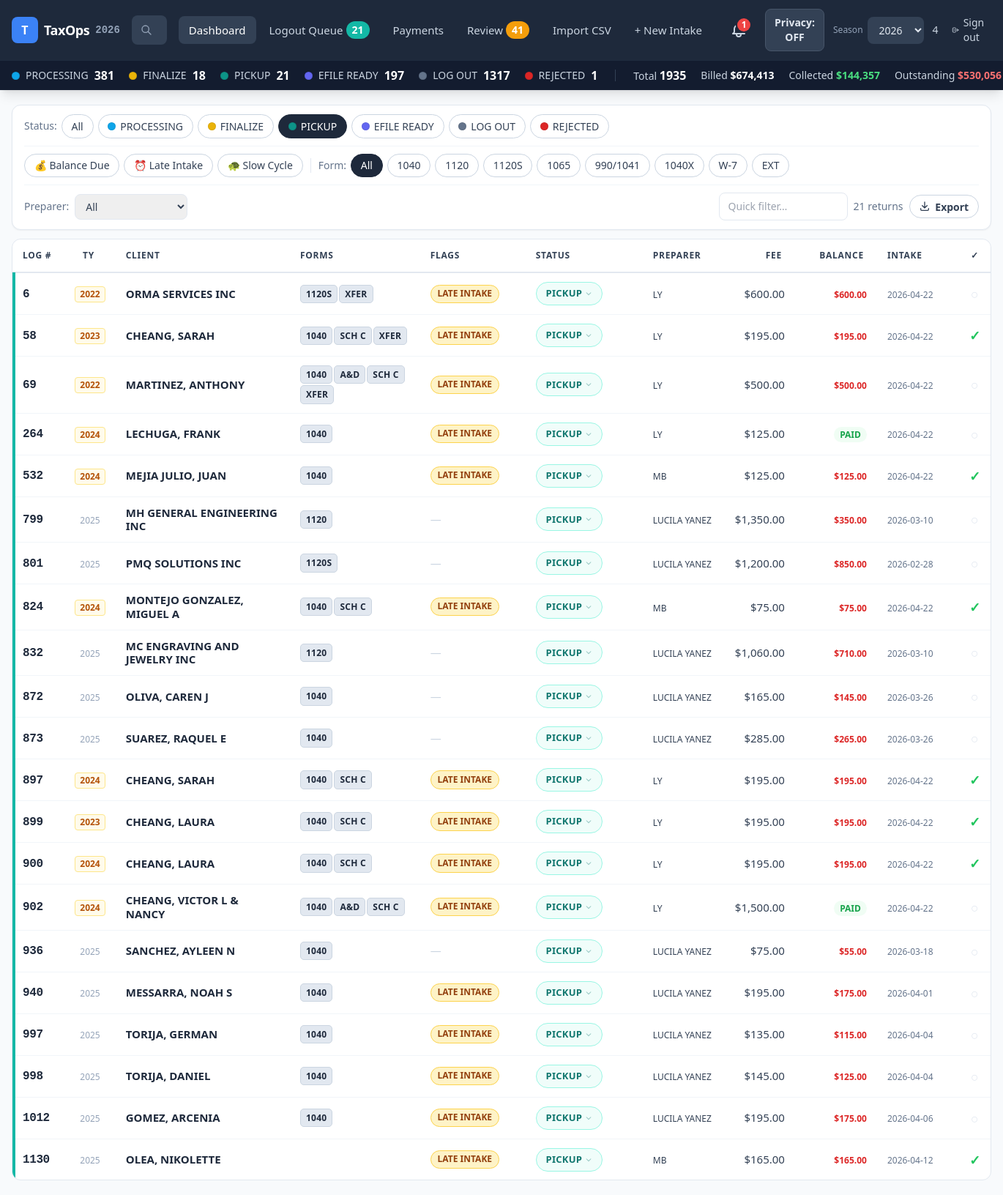
Screenshot of /?status=PICKUP&year=2026 (signed in) with the database file from the repository.
### tables this page shows
CREATE TABLE return_forms (
          id INTEGER PRIMARY KEY,
          return_id INTEGER NOT NULL,
          form_1040 INTEGER,
          sched_a_d INTEGER,
          sched_c INTEGER,
          sched_e INTEGER,
          form_1120 INTEGER,
          form_1120s INTEGER,
          form_1065_llc INTEGER,
          corp_officer INTEGER,
          business_owner INTEGER,
          form_990_1041 INTEGER,
          FOREIGN KEY (return_id) REFERENCES returns(id)
        );

CREATE TABLE returns (
          id INTEGER PRIMARY KEY,
          client_id INTEGER NOT NULL,
          log_number TEXT,
          tax_year INTEGER,
          processor TEXT,
          verified INTEGER,
          client_status TEXT,
          intake_date TEXT,
          transfer_2025_flag INTEGER,
          transfer_2026_flag INTEGER,
          email_marker TEXT,
          date_emailed TEXT,
          pickup_date TEXT,
          logout_date TEXT,
          updated_date TEXT,
          is_amended INTEGER,
          has_w7 INTEGER,
          is_extension INTEGER,
          transfer_flag INTEGER,
          created_at TEXT,
          updated_at TEXT, efile_date TEXT, ack_date TEXT, drake_status_raw TEXT, filing_status TEXT, interview_by TEXT, promise_date TEXT, delivered_by TEXT, date_signatures_emailed TEXT, date_reports_emailed TEXT, overtime_flag INTEGER DEFAULT 0, insurance_type TEXT, digital_assets INTEGER DEFAULT 0, bank_name TEXT, bank_routing TEXT, bank_account TEXT, bank_account_type TEXT, notes_intake TEXT, estimate_irs REAL, estimate_state REAL, final_irs REAL, final_state REAL, missing_docs_risk INTEGER DEFAULT 0, late_filer_risk INTEGER DEFAULT 0,
          FOREIGN KEY (client_id) REFERENCES clients(id)
        );

CREATE TABLE clients (
          id INTEGER PRIMARY KEY,
          last_name TEXT,
          first_name TEXT,
          display_name TEXT,
          referral_flag INTEGER,
          referred_by TEXT,
          created_at TEXT,
          updated_at TEXT
        , ssn_last4 TEXT, spouse_last_name TEXT, spouse_first_name TEXT, taxpayer_dob TEXT, spouse_dob TEXT, taxpayer_occupation TEXT, spouse_occupation TEXT, taxpayer_phone TEXT, taxpayer_cell TEXT, taxpayer_work_phone TEXT, spouse_cell TEXT, spouse_work_phone TEXT, taxpayer_email TEXT, spouse_email TEXT, address TEXT, is_new_client INTEGER DEFAULT 0, prior_year_log TEXT);

CREATE TABLE payments (
          id INTEGER PRIMARY KEY,
          return_id INTEGER NOT NULL,
          total_fee REAL,
          receipt_number TEXT,
          fee_paid REAL,
          cc_fee REAL,
          zelle_or_check_ref TEXT,
          cash_or_qpay_ref TEXT, refund_amount REAL, bank_deposit REAL, accounting_fee REAL, w7_fee REAL, form_1099_fee REAL, license_fee REAL, reprocess_fee REAL, discount_amount REAL, special_discount REAL, down_payment REAL, receipt2_number TEXT,
          FOREIGN KEY (return_id) REFERENCES returns(id)
        );

### app.py (the view)
@app.route("/")
@login_required
def dashboard():
    year = int(request.args.get("year", date.today().year))
    filters = {
        "year":        year,
        "status":      request.args.getlist("status") or None,
        "processor":   request.args.get("processor"),
        "balance_due": request.args.get("balance_due"),
        "late_intake": request.args.get("late_intake"),
        "slow_cycle":  request.args.get("slow_cycle"),
        "form":        request.args.get("form"),
        "q":           request.args.get("q"),
    }
    returns = query_returns(filters)
    ctx = base_ctx(year)
    ctx.update({"active_page": "dashboard", "returns": returns, "filters": filters})
    return render_template("dashboard.html", **ctx)

### templates/dashboard.html (shortened to what this page needs)
{% extends "base.html" %}
{% block main_class %}overflow-hidden flex flex-col{% endblock %}
{% block content_class %}flex flex-col flex-1 min-h-0 h-full py-3{% endblock %}
{% block content %}
<div class="flex flex-col gap-3 h-full min-h-0">
  <div id="filter-bar"
       class="bg-white rounded-xl border border-slate-200 px-4 py-3 space-y-2.5 shadow-sm flex-shrink-0">
    {% set active_form = filters.form or '' %}
    {% set base = '/?year=' ~ current_year %}
    {% if filters.status %} {% set base = base ~ '&status=' ~ filters.status[0] %} {% endif %}
    {% if filters.processor %} {% set base = base ~ '&processor=' ~ filters.processor %} {% endif %}
    {% if filters.balance_due %} {% set base = base ~ '&balance_due=1' %} {% endif %}
    {% if filters.late_intake %} {% set base = base ~ '&late_intake=1' %} {% endif %}
    {% if filters.slow_cycle %} {% set base = base ~ '&slow_cycle=1' %} {% endif %}
    <div class="flex items-center gap-1.5 flex-nowrap overflow-x-auto">
      <span class="text-sm font-medium text-slate-500 shrink-0">Status:</span>
      <a href="/?year={{ current_year }}{% if active_form %}&form={{ active_form }}{% endif %}"
         class="pill shrink-0 {% if not filters.status %}pill-active{% else %}pill-inactive{% endif %}">All</a>
      {% for s in status_flow %}
      <a href="/?status={{ s }}&year={{ current_year }}{% if active_form %}&form={{ active_form }}{% endif %}"
         class="pill shrink-0 flex items-center gap-1.5 {% if filters.status and s in filters.status %}pill-active{% else %}pill-inactive{% endif %}">
        <span class="status-dot {{ status_dot.get(s,'dot-slate') }}"></span>{{ s }}
      </a>
      {% endfor %}
    </div>
    <div class="flex items-center gap-1.5 flex-nowrap overflow-x-auto border-t border-slate-100 pt-2.5">
      <button onclick="applyFilter('balance_due', '{{ '' if filters.balance_due else '1' }}')"
              class="pill shrink-0 {% if filters.balance_due %}bg-red-600 text-white border-red-600{% else %}pill-inactive{% endif %}">
        💰 Balance Due
      </button>
      <button onclick="applyFilter('late_intake', '{{ '' if filters.late_intake else '1' }}')"
              class="pill shrink-0 {% if filters.late_intake %}bg-amber-500 text-white border-amber-500{% else %}pill-inactive{% endif %}">
        ⏰ Late Intake
      </button>
      <button onclick="applyFilter('slow_cycle', '{{ '' if filters.slow_cycle else '1' }}')"
              class="pill shrink-0 {% if filters.slow_cycle %}bg-rose-600 text-white border-rose-600{% else %}pill-inactive{% endif %}">
        🐢 Slow Cycle
      </button>
      <span class="text-sm font-medium text-slate-500 shrink-0">Form:</span>
      <a href="{{ base }}" class="pill shrink-0 {% if not active_form %}pill-active{% else %}pill-inactive{% endif %}">All</a>
      {% for col, label in [
        ('form_1040','1040'),('form_1120','1120'),('form_1120s','1120S'),
        ('form_1065_llc','1065'),('form_990_1041','990/1041'),
        ('is_amended','1040X'),('has_w7','W-7'),('is_extension','EXT')
      ] %}
      <a href="{{ base }}&form={{ col }}"
         class="pill shrink-0 {% if active_form == col %}pill-active{% else %}pill-inactive{% endif %}">
        {{ label }}
      </a>
      {% endfor %}
    </div>
    <div class="flex items-center gap-2 flex-nowrap border-t border-slate-100 pt-2.5">
      <span class="text-sm font-medium text-slate-500 shrink-0">Preparer:</span>
      <select onchange="applyFilter('processor', this.value)"
              class="text-sm border border-slate-200 rounded-lg px-2.5 py-1.5 text-slate-700 focus:outline-none focus:ring-2 focus:ring-blue-400 shrink-0">
        <option value="">All</option>
      </select>
      <div class="ml-auto flex items-center gap-2 shrink-0">
        <input id="table-filter" type="text" placeholder="Quick filter…"
               class="text-sm border border-slate-200 rounded-lg px-3 py-2 focus:outline-none focus:ring-2 focus:ring-blue-400 w-44">
        <span class="text-sm text-slate-500 whitespace-nowrap">
          <span id="row-count">{{ returns | length }}</span> returns
        </span>
        <a id="export-btn"
           href="/export?{{ request.query_string.decode() }}"
           class="flex items-center gap-1.5 pill pill-inactive font-semibold whitespace-nowrap"
           title="Export to Excel">
          <svg class="w-4 h-4" fill="none" stroke="currentColor" stroke-width="2" viewBox="0 0 24 24">
            <path stroke-linecap="round" stroke-linejoin="round"
                  d="M4 16v2a2 2 0 002 2h12a2 2 0 002-2v-2M7 10l5 5 5-5M12 15V3"/>
          </svg>
          Export
        </a>
      </div>
    </div>
  </div>
  <div class="rounded-xl border border-slate-200 flex-1 min-h-0 overflow-y-auto bg-white outline-none" tabindex="-1">
    <table class="data-table w-full text-sm">
      <thead class="sticky top-0 z-10">
        <tr>
          <th class="th w-16 rounded-tl-xl sortable" data-col="log" data-type="num">Log # <span class="sort-arrow"></span></th>
          <th class="th w-16 text-center sortable" data-col="taxyear" data-type="num">TY <span class="sort-arrow"></span></th>
          <th class="th sortable" data-col="name" data-type="str">Client <span class="sort-arrow"></span></th>
          <th class="th">Forms</th>
          <th class="th w-36">Flags</th>
          <th class="th w-40 sortable" data-col="status" data-type="status">Status <span class="sort-arrow"></span></th>
          <th class="th w-28 sortable" data-col="preparer" data-type="str">Preparer <span class="sort-arrow"></span></th>
          <th class="th text-right w-24 sortable" data-col="fee" data-type="num">Fee <span class="sort-arrow"></span></th>
          <th class="th text-right w-28 sortable" data-col="balance" data-type="num">Balance <span class="sort-arrow"></span></th>
          <th class="th w-28 sortable" data-col="intake" data-type="str">Intake <span class="sort-arrow"></span></th>
          <th class="th text-center w-10 rounded-tr-xl">✓</th>
        </tr>
      </thead>
      <tbody class="divide-y divide-slate-100">
        {% for r in returns %}
        <tr class="status-row status-{{ (r.client_status or '') | replace(' ','-') }} group cursor-pointer"
            data-search="{{ r.log_number }} {{ r.last_name }} {{ r.first_name }} {{ r.display_name or '' }}"
            data-log="{{ r.log_number or '' }}"
            data-taxyear="{{ r.tax_year or '' }}"
            data-name="{{ r.last_name }},{{ r.first_name or '' }}"
            data-status="{{ r.client_status or '' }}"
            data-preparer="{{ r.processor or '' }}"
            data-fee="{{ r.total_fee or 0 }}"
            data-balance="{{ r.balance or 0 }}"
            data-intake="{{ r.intake_date or '' }}"
            onclick="if(!event.target.closest('.status-dropdown,.editable')) window.location='/return/{{ r.id }}'">
          <td class="td">
            <span class="font-mono font-black text-slate-800 text-base tracking-tight">{{ r.log_number or '—' }}</span>
          </td>
          <td class="td text-center">
            {% if r.tax_year and r.tax_year != current_year - 1 %}
            <span class="inline-block px-1.5 py-0.5 rounded text-xs font-bold bg-amber-50 text-amber-700 border border-amber-200">{{ r.tax_year }}</span>
            {% else %}
            <span class="text-xs text-slate-400">{{ r.tax_year or '—' }}</span>
            {% endif %}
          </td>
          <td class="td">
            <div class="font-semibold text-slate-800 leading-tight">
              {{ r.last_name }}{% if r.first_name %}, {{ r.first_name }}{% endif %}
            </div>
          </td>
          <td class="td">
            <div class="flex flex-wrap gap-0.5">
              {% for badge in r.forms %}
              <span class="form-badge">{{ badge }}</span>
              {% endfor %}
            </div>
          </td>
          <td class="td">
            {% if r.risk_flags %}
            <div class="flex flex-wrap gap-1">
              {% for flag in r.risk_flags %}
              <span class="risk-badge {% if flag == 'LATE INTAKE' %}risk-late{% else %}risk-slow{% endif %}">
                {{ flag }}
              </span>
              {% endfor %}
            </div>
            {% else %}
            <span class="text-slate-300">—</span>
            {% endif %}
          </td>
          <td class="td">
            <div class="status-dropdown relative inline-block">
              <button onclick="toggleStatusMenu(this)"
                      class="status-badge {{ r.badge_class }} flex items-center gap-1">
                {{ r.client_status or 'NO STATUS' }}
                <svg class="w-2.5 h-2.5 opacity-40 shrink-0" fill="none" stroke="currentColor" viewBox="0 0 24 24">
                  <path stroke-linecap="round" stroke-linejoin="round" stroke-width="2.5" d="M19 9l-7 7-7-7"/>
                </svg>
              </button>
            </div>
          </td>
          <td class="td">
            <span class="editable text-slate-700 text-xs"
                  data-return-id="{{ r.id }}" data-field="processor"
                  data-value="{{ r.processor or '' }}" data-placeholder="Preparer">
              {{ r.processor or '—' }}
            </span>
          </td>
          <td class="td text-right">
            {% if r.total_fee %}
            <span class="text-slate-700 tabular-nums">${{ "{:,.2f}".format(r.total_fee) }}</span>
            {% else %}
            <span class="text-slate-300">—</span>
            {% endif %}
          </td>
          <td class="td text-right">
            {% if r.total_fee %}
              {% if r.paid_in_full %}
              <span class="text-xs font-semibold text-green-600 bg-green-50 px-2 py-0.5 rounded-full">PAID</span>
              {% elif r.balance %}
              <span class="text-xs font-bold text-red-600 tabular-nums">${{ "{:,.2f}".format(r.balance) }}</span>
              {% endif %}
            {% else %}
            <span class="text-slate-300">—</span>
            {% endif %}
          </td>
          <td class="td">
            <span class="text-xs text-slate-500 tabular-nums">{{ r.intake_date or '—' }}</span>
          </td>
          <td class="td text-center">
            <span class="editable cursor-pointer select-none"
                  data-return-id="{{ r.id }}" data-field="verified"
                  data-type="bool" data-value="{{ '1' if r.verified else '0' }}">
              {% if r.verified %}
              <span class="text-green-500 font-bold text-lg">✓</span>
              {% else %}
              <span class="text-slate-200 text-lg">○</span>
              {% endif %}
            </span>
          </td>
        </tr>
        {% endfor %}
      </tbody>
    </table>
  </div>
</div>
{% endblock %}

### rows the page displays
return_forms: log_number "6", tax_year "2022", last_name "ORMA SERVICES INC", forms "1120S" "XFER", risk_flags "LATE INTAKE", client_status "PICKUP", processor "LY", balance "600.00", intake_date "2026-04-22", {{ '1' if r.verified else '0' }} 0 (drawn)
payments: total_fee "600.00"
return_forms: log_number "58", tax_year "2023", last_name "CHEANG", first_name "SARAH", forms "1040" "SCH C" "XFER", risk_flags "LATE INTAKE", client_status "PICKUP", processor "LY", balance "195.00", intake_date "2026-04-22", {{ '1' if r.verified else '0' }} 1 (drawn)
payments: total_fee "195.00"
return_forms: log_number "69", tax_year "2022", last_name "MARTINEZ", first_name "ANTHONY", forms "1040" "A&D" "SCH C" "XFER", risk_flags "LATE INTAKE", client_status "PICKUP", processor "LY", balance "500.00", intake_date "2026-04-22", {{ '1' if r.verified else '0' }} 0 (drawn)
payments: total_fee "500.00"
return_forms: log_number "264", tax_year "2024", last_name "LECHUGA", first_name "FRANK", forms "1040", risk_flags "LATE INTAKE", client_status "PICKUP", processor "LY", shows "PAID", intake_date "2026-04-22", {{ '1' if r.verified else '0' }} 0 (drawn)
payments: total_fee "125.00"
return_forms: log_number "532", tax_year "2024", last_name "MEJIA JULIO", first_name "JUAN", forms "1040", risk_flags "LATE INTAKE", client_status "PICKUP", processor "MB", balance "125.00", intake_date "2026-04-22", {{ '1' if r.verified else '0' }} 1 (drawn)
payments: total_fee "125.00"
return_forms: log_number "799", tax_year "2025", last_name "MH GENERAL ENGINEERING INC", forms "1120", client_status "PICKUP", processor "LUCILA YANEZ", balance "350.00", intake_date "2026-03-10", {{ '1' if r.verified else '0' }} 0 (drawn)
payments: total_fee "1,350.00"
return_forms: log_number "801", tax_year "2025", last_name "PMQ SOLUTIONS INC", forms "1120S", client_status "PICKUP", processor "LUCILA YANEZ", balance "850.00", intake_date "2026-02-28", {{ '1' if r.verified else '0' }} 0 (drawn)
payments: total_fee "1,200.00"
return_forms: log_number "824", tax_year "2024", last_name "MONTEJO GONZALEZ", first_name "MIGUEL A", forms "1040" "SCH C", risk_flags "LATE INTAKE", client_status "PICKUP", processor "MB", balance "75.00", intake_date "2026-04-22", {{ '1' if r.verified else '0' }} 1 (drawn)
payments: total_fee "75.00"
return_forms: log_number "832", tax_year "2025", last_name "MC ENGRAVING AND JEWELRY INC", forms "1120", client_status "PICKUP", processor "LUCILA YANEZ", balance "710.00", intake_date "2026-03-10", {{ '1' if r.verified else '0' }} 0 (drawn)
payments: total_fee "1,060.00"
return_forms: log_number "872", tax_year "2025", last_name "OLIVA", first_name "CAREN J", forms "1040", client_status "PICKUP", processor "LUCILA YANEZ", balance "145.00", intake_date "2026-03-26", {{ '1' if r.verified else '0' }} 0 (drawn)
payments: total_fee "165.00"
return_forms: log_number "873", tax_year "2025", last_name "SUAREZ", first_name "RAQUEL E", forms "1040", client_status "PICKUP", processor "LUCILA YANEZ", balance "265.00", intake_date "2026-03-26", {{ '1' if r.verified else '0' }} 0 (drawn)
payments: total_fee "285.00"
return_forms: log_number "897", tax_year "2024", last_name "CHEANG", first_name "SARAH", forms "1040" "SCH C", risk_flags "LATE INTAKE", client_status "PICKUP", processor "LY", balance "195.00", intake_date "2026-04-22", {{ '1' if r.verified else '0' }} 1 (drawn)
payments: total_fee "195.00"
return_forms: log_number "899", tax_year "2023", last_name "CHEANG", first_name "LAURA", forms "1040" "SCH C", risk_flags "LATE INTAKE", client_status "PICKUP", processor "LY", balance "195.00", intake_date "2026-04-22", {{ '1' if r.verified else '0' }} 1 (drawn)
payments: total_fee "195.00"
return_forms: log_number "900", tax_year "2024", last_name "CHEANG", first_name "LAURA", forms "1040" "SCH C", risk_flags "LATE INTAKE", client_status "PICKUP", processor "LY", balance "195.00", intake_date "2026-04-22", {{ '1' if r.verified else '0' }} 1 (drawn)
payments: total_fee "195.00"
return_forms: log_number "902", tax_year "2024", last_name "CHEANG", first_name "VICTOR L & NANCY", forms "1040" "A&D" "SCH C", risk_flags "LATE INTAKE", client_status "PICKUP", processor "LY", shows "PAID", intake_date "2026-04-22", {{ '1' if r.verified else '0' }} 0 (drawn)
payments: total_fee "1,500.00"
return_forms: log_number "936", tax_year "2025", last_name "SANCHEZ", first_name "AYLEEN N", forms "1040", client_status "PICKUP", processor "LUCILA YANEZ", balance "55.00", intake_date "2026-03-18", {{ '1' if r.verified else '0' }} 0 (drawn)
payments: total_fee "75.00"
return_forms: log_number "940", tax_year "2025", last_name "MESSARRA", first_name "NOAH S", forms "1040", risk_flags "LATE INTAKE", client_status "PICKUP", processor "LUCILA YANEZ", balance "175.00", intake_date "2026-04-01", {{ '1' if r.verified else '0' }} 0 (drawn)
payments: total_fee "195.00"
return_forms: log_number "997", tax_year "2025", last_name "TORIJA", first_name "GERMAN", forms "1040", risk_flags "LATE INTAKE", client_status "PICKUP", processor "LUCILA YANEZ", balance "115.00", intake_date "2026-04-04", {{ '1' if r.verified else '0' }} 0 (drawn)
payments: total_fee "135.00"
return_forms: log_number "998", tax_year "2025", last_name "TORIJA", first_name "DANIEL", forms "1040", risk_flags "LATE INTAKE", client_status "PICKUP", processor "LUCILA YANEZ", balance "125.00", intake_date "2026-04-04", {{ '1' if r.verified else '0' }} 0 (drawn)
payments: total_fee "145.00"
return_forms: log_number "1012", tax_year "2025", last_name "GOMEZ", first_name "ARCENIA", forms "1040", risk_flags "LATE INTAKE", client_status "PICKUP", processor "LUCILA YANEZ", balance "175.00", intake_date "2026-04-06", {{ '1' if r.verified else '0' }} 0 (drawn)
payments: total_fee "195.00"
payments: log_number "1130", tax_year "2025", last_name "OLEA", first_name "NIKOLETTE", risk_flags "LATE INTAKE", client_status "PICKUP", processor "MB", total_fee "165.00", balance "165.00", intake_date "2026-04-12", {{ '1' if r.verified else '0' }} 1 (drawn)

### other values shown
{{ current_year }} "2026"
{{ pc }} "21"
{{ pending_review_count }} "41"
{{ rejected_count }} "1"
{{ session.get('username', '') }} "4"
{{ s }} "PROCESSING" "FINALIZE" "PICKUP" "EFILE READY" "LOG OUT" "REJECTED"
{{ status_counts.get(s, 0) }} "381" "18" "21" "197" "1317" "1"
{{ status_counts.values() | sum }} "1935"
{{ "{:,.0f}".format(totals.billed) }} "674,413"
{{ "{:,.0f}".format(totals.collected) }} "144,357"
{{ "{:,.0f}".format(totals.outstanding) }} "530,056"
{{ label }} "1040" "1120" "1120S" "1065" "990/1041" "1040X" "W-7" "EXT"
{{ returns | length }} "21"
form field value "2026"
